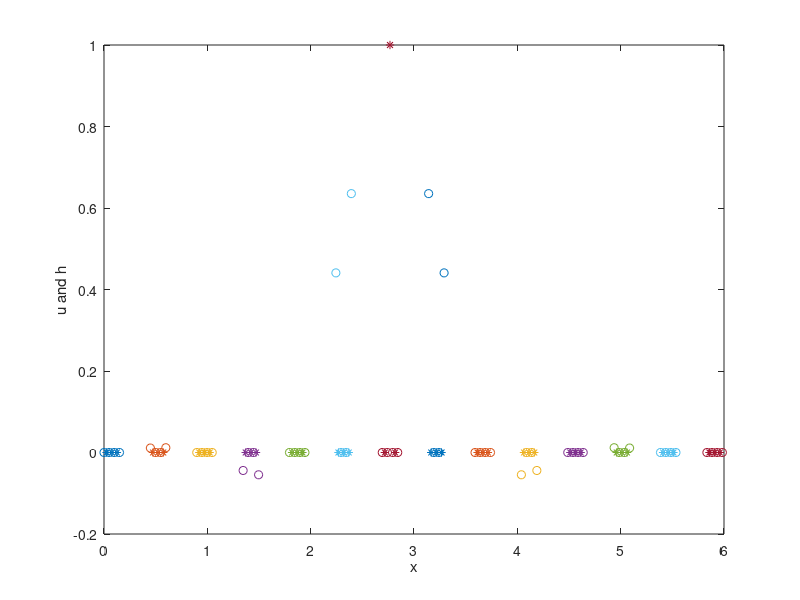

Source code (MATLAB):
% Test patch interpolation formula
% AJR, 18 Jul 2012
n=5;  % 1,5,9,... number of microscale grid points, not incl edges
m=14; % even number of patches
r=1/6 ;% ratio of patch size to macrogrid size
L=2*pi; % length of domain
D=L/m; % distance between neighbouring patches
d=2*r*D; % length of each patch
dx=d/(n+1); % patch size includes edges, to give microgrid size
gam=1; % introduced coupling parameter
interOrd=3 % interpolation: 1=linear, 2=quadratic, and so on

% define the x-coords, do not omit patch edges
% as here I do want the patch edges
[X,x]=meshgrid((0:m-1)*D,(0:n+1)*dx);
x=x+X;

% initial values, hu is the correct size
hu=zeros(n,m);
% change a value to one, leaving all others zero
hu((n+1)/2,m/2)=1;

% now proceed with interpolation as in the function
% uu(i,j)=ith microgrid value in jth macropatch
uu=nan(n+2,m); 
i=2:n+1; j=1:m;
uu(i,j)=reshape(hu,n,m);

%periodic boundary condition from wrapping patch index
jp=[2:m, 1]; jm=[m, 1:m-1]; 
% sometimes it is more convenient to generate these as
% jpp=jp(jp(jp)); jppp=jp(jp(jpp)); and so on
jpp=[4:m, 1:3]; jmm=[m-2:m, 1:m-3]; 
jppp=[6:m,1:5]; jmmm=[m-4:m,1:m-5];

% coupling edge conditions on each tooth, h and u are the same
imid=(n+3)/2;
uubv=[gam*(uu(imid,jp)+uu(imid,jm))/2 
     +gam*r*(uu(imid,jp)-uu(imid,jm))/2 
    +(-1+r^2)*gam^2*(uu(imid,jpp)-uu(imid,jp)-uu(imid,jm)+uu(imid,jmm))/16
    +(-r+r^3)*gam^2*(uu(imid,jpp)-3*uu(imid,jp)+3*uu(imid,jm)-uu(imid,jmm))/48
    +(9-10*r^2+r^4)*gam^3*(uu(imid,jppp)+uu(imid,jpp)-2*uu(imid,jp)-2*uu(imid,jm)+uu(imid,jmm)+uu(imid,jmmm))/768
    +(9*r-10*r^3+r^5)*gam^3*(uu(imid,jppp)-5*uu(imid,jpp)+10*uu(imid,jp)-10*uu(imid,jm)+5*uu(imid,jmm)-uu(imid,jmmm))/3840
    ];
uu(n+2,j)=sum(uubv(1:2*interOrd,:));
uubv=[gam*(uu(imid,jp)+uu(imid,jm))/2 
     -gam*r*(uu(imid,jp)-uu(imid,jm))/2 
    +(-1+r^2)*gam^2*(uu(imid,jpp)-uu(imid,jp)-uu(imid,jm)+uu(imid,jmm))/16 
    -(-r+r^3)*gam^2*(uu(imid,jpp)-3*uu(imid,jp)+3*uu(imid,jm)-uu(imid,jmm))/48 
    +(9-10*r^2+r^4)*gam^3*(uu(imid,jppp)+uu(imid,jpp)-2*uu(imid,jp)-2*uu(imid,jm)+uu(imid,jmm)+uu(imid,jmmm))/768 
    -(9*r-10*r^3+r^5)*gam^3*(uu(imid,jppp)-5*uu(imid,jpp)+10*uu(imid,jp)-10*uu(imid,jm)+5*uu(imid,jmm)-uu(imid,jmmm))/3840
    ];
uu(1,j)=sum(uubv(1:2*interOrd,:))    

% plot the picture
    plot(x(1:2:end,:),uu(1:2:end,:),'o' ...
        ,x(2:2:end,:),uu(2:2:end,:),'*')
    xlabel('x');ylabel('u and h');
